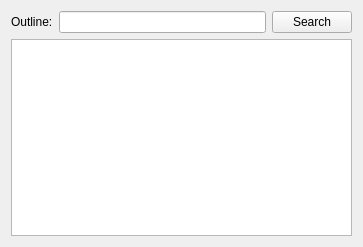
           <widget class="QWidget" name="scrollAreaWidgetContents_7">
            <property name="geometry">
             <rect>
              <x>0</x>
              <y>0</y>
              <width>363</width>
              <height>247</height>
             </rect>
            </property>
            <layout class="QVBoxLayout" name="verticalLayout_3">
             <item>
              <layout class="QHBoxLayout" name="horizontalLayout_16">
               <item>
                <widget class="QLabel" name="label_40">
                 <property name="text">
                  <string>Outline:</string>
                 </property>
                </widget>
               </item>
               <item>
                <widget class="QLineEdit" name="steno_outline">
                 <property name="focusPolicy">
                  <enum>Qt::FocusPolicy::ClickFocus</enum>
                 </property>
                </widget>
               </item>
               <item>
                <widget class="QPushButton" name="steno_spellcheck">
                 <property name="focusPolicy">
                  <enum>Qt::FocusPolicy::NoFocus</enum>
                 </property>
                 <property name="text">
                  <string>Search</string>
                 </property>
                </widget>
               </item>
              </layout>
             </item>
             <item>
              <widget class="QListWidget" name="stenospell_res">
               <property name="focusPolicy">
                <enum>Qt::FocusPolicy::NoFocus</enum>
               </property>
              </widget>
             </item>
            </layout>
           </widget>
